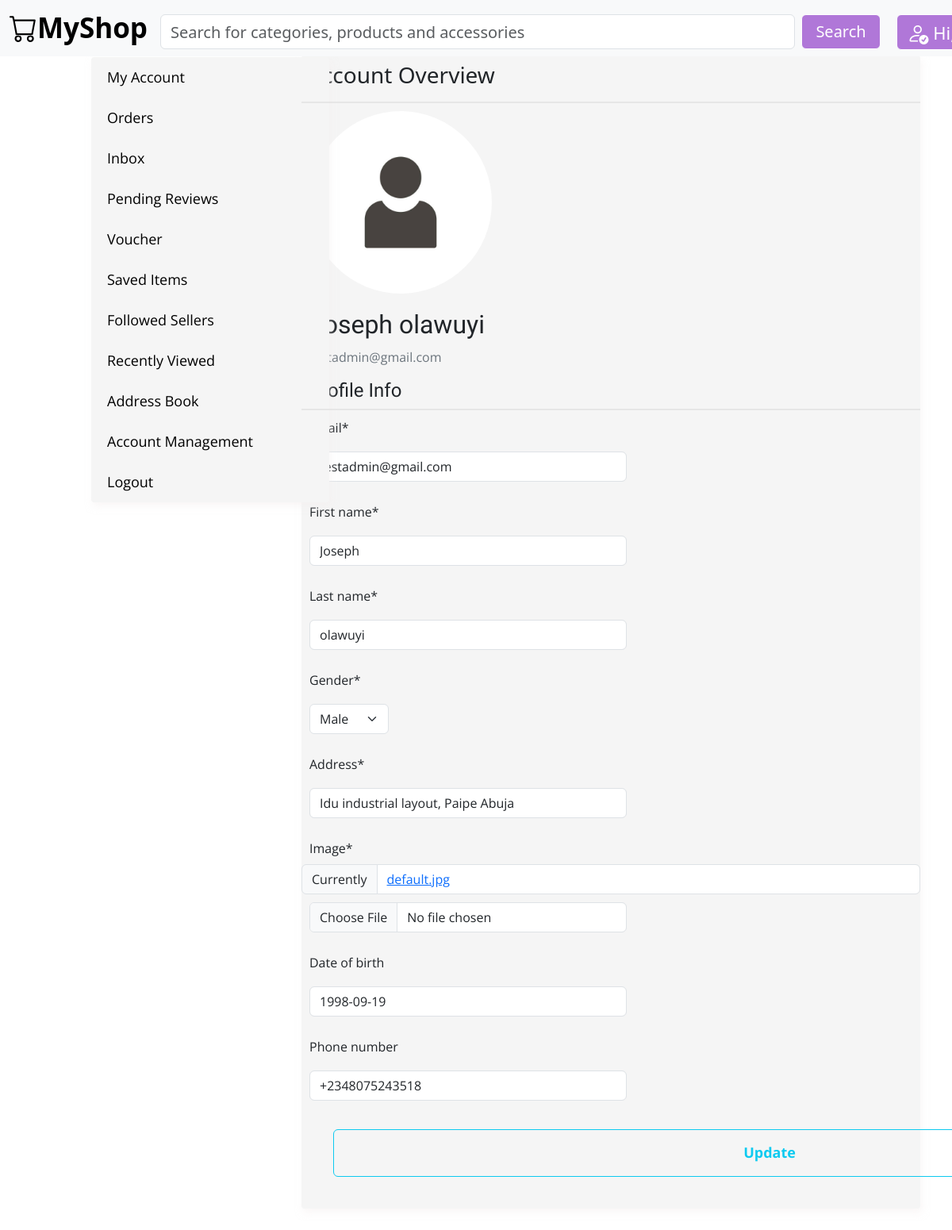
Screenshot of /profile/ (signed in) with the database file from the repository.
### users/models.py (models this page shows, shortened)
class CustomProfile(models.Model):
    class GenderStatus(models.TextChoices):
        MALE= 'M', 'Male'
        FEMALE= 'F', 'Female'
    user= models.OneToOneField(CustomUser,
                               on_delete=models.CASCADE,)
    gender= models.CharField(max_length=1,
                             choices=GenderStatus.choices,
                             default=GenderStatus.MALE)
    address= models.CharField(max_length=250,
                              null=True)
    image= models.ImageField(upload_to= 'profile_pics',
                             default= 'default.jpg')
    date_of_birth= models.DateField(null=True,
                                    blank=True)
    phone_number = PhoneNumberField(blank= True)
    updated= models.DateTimeField(auto_now=True,)
    class Meta:
        ordering= ['-updated']
        indexes=[
            models.Index(fields=['-updated'])
        ]
        verbose_name= 'profile'
        verbose_name_plural= 'profiles'

class CustomUser(AbstractUser, PermissionsMixin):
    email = models.EmailField(unique=True, null=False,)
    first_name = models.CharField(max_length=30)
    last_name = models.CharField(max_length=30)
    date_joined = models.DateTimeField(default=timezone.now)
    is_active = models.BooleanField(default=True)
    username = None
    objects = CustomUserManager()
    USERNAME_FIELD = 'email'
    REQUIRED_FIELDS = []
    class Meta:
        ordering= ['email']
        indexes=[
            models.Index(fields=['email'])
        ]
        verbose_name= 'user'
        verbose_name_plural= 'users'

### users/views.py (the view)
# urls.py: path('profile/', views.user_profile, name='profile'),
@login_required
def user_profile(request):
    user_profile = CustomProfile.objects.get(user=request.user)
    if request.method== "POST":
        user_form= UserUpdateForm(request.POST, instance= request.user)
        profile_form= ProfileUpdateForm(request.POST,
                                        request.FILES,
                                        instance=request.user.customprofile)
        if user_form.is_valid() and profile_form.is_valid():
            user_form.save()
            profile_form.save()
            messages.success(request, f'Account updated successfully!')
            return redirect('users:profile')
    else:
        user_form= UserUpdateForm(instance=request.user)
        profile_form= ProfileUpdateForm(instance=request.user.customprofile)
    return render(request,
                  'users/profile.html',
                  {'user_form': user_form,
                   'profile_form': profile_form,
                   'user_profile': user_profile})

### users/forms.py
class UserUpdateForm(forms.ModelForm):
    class Meta:
        model= CustomUser
        fields= ['email', 'first_name', 'last_name']

class ProfileUpdateForm(forms.ModelForm):
    class Meta:
        model = CustomProfile
        exclude= ['updated', 'user']

### cart/cart.py (called while the page is built)
    def __len__(self):
        return sum(item['quantity'] for item in self.cart.values())

### cart/context_processors.py (called while the page is built)
def cart(request):
    return {'cart': Cart(request)}

### users/templates/users/profile.html (shortened to what this page needs)
{% extends "shop/base.html" %}
{% load crispy_forms_tags %}
{% block content %}
<div class="profile-sidebar">
      <nav>
      <a class="nav-item nav-link" href="{% url 'users:profile' %}">My Account</a>
      <a class="nav-item nav-link" href="#">Orders</a>
      <a class="nav-item nav-link" href="#">Inbox</a>
      <a class="nav-item nav-link" href="#">Pending Reviews</a>
      <a class="nav-item nav-link" href="#">Voucher</a>
      <a class="nav-item nav-link" href="#">Saved Items</a>
      <a class="nav-item nav-link" href="#">Followed Sellers</a>
      <a class="nav-item nav-link" href="#">Recently Viewed</a>
      <a class="nav-item nav-link" href="#">Address Book</a>
      <a class="nav-item nav-link" href="#">Account Management</a>
      <a class="nav-item nav-link" href="#">Logout</a>
      </nav>
</div>
<section class="profile-content">
      <header>
            <h3>Account Overview</h2>
      </header>
      <hr class="solid" style="border-top: 2px solid #bbb; margin: 0; width: auto;">
      <div id="profile_pic">
            <img src="{{ user_profile.image.url }}" alt="profile">
            <h2 class="account-heading">{{ user.first_name }} {{ user.last_name }}</h2>
            <p class="text-secondary">{{ user.email }}</p>
      </div>
      <form action="" method="POST" enctype="multipart/form-data">
        <fieldset class="form-group">
            <h4>Profile Info</h4>
            <hr class="solid" style="border-top: 2px solid #bbb; margin: 0; width: auto;">
            {{ user_form|crispy }}
            {{ profile_form|crispy }}
        </fieldset>
        <div class="form-group">
            <button class="btn btn-outline-info" type="submit
            ">Update</button>
        </div>
    </form>
</section>
{% endblock content%}

### shop/static/css/style.css (style rules this page uses)
body { margin: 0; padding: 0; }
h1, h2, h3, h4, h5, h6 { font-family: "Ubuntu", sans-serif; font-weight: normal; }
a { text-decoration: none; color: #5993bb; }
.profile-sidebar { position: fixed; float: left; margin-left: 15px; margin-top: 6%; background: whitesmoke; width: 300px; max-width: 500px; padding-top: 0; padding-left: 20px; box-shadow: 2px 5px 10px rgba(245, 240, 240, 0.5); border-radius: 4px; height: auto; }
.profile-sidebar nav a { margin: 0; padding-top: 12px; padding-bottom: 12px; display: block; color: black; border-color: #0b0b0b; font-size: 18px; }
.profile-content { width: 78%; height: auto; float: right; margin-top: 7%; margin-right: -60px; margin-bottom: 100px; padding: 0; box-shadow: 2px 5px 10px rgba(245, 240, 240, 0.5); border-radius: 4px; background-color: whitesmoke; }
.profile-content header h3 { font-family:'Segoe UI', Tahoma, Geneva, Verdana, sans-serif; padding: 8px; }
.profile-content #profile_pic img { border-radius: 50%; height: 230px; width: 230px; margin: 10px; }
.profile-content #profile_pic h2, p, h4 { margin: 10px; }
.profile-content form input, label { margin: 10px; width: 400px; }
.profile-content form select { margin: 10px; width: 100px; }
.profile-content form button { margin-top: 20px; margin-left: 40px; margin-bottom: 40px; width: 1100px; height: 60px; font-weight: bold; font-size: large; }

### rows the page displays
CustomProfile: image (placeholder picture), gender "Male", address "Idu industrial layout, Paipe Abuja", date_of_birth "1998-09-19", phone_number "+2348075243518"
CustomUser: first_name "Joseph", last_name "olawuyi", email "testadmin@gmail.com"
